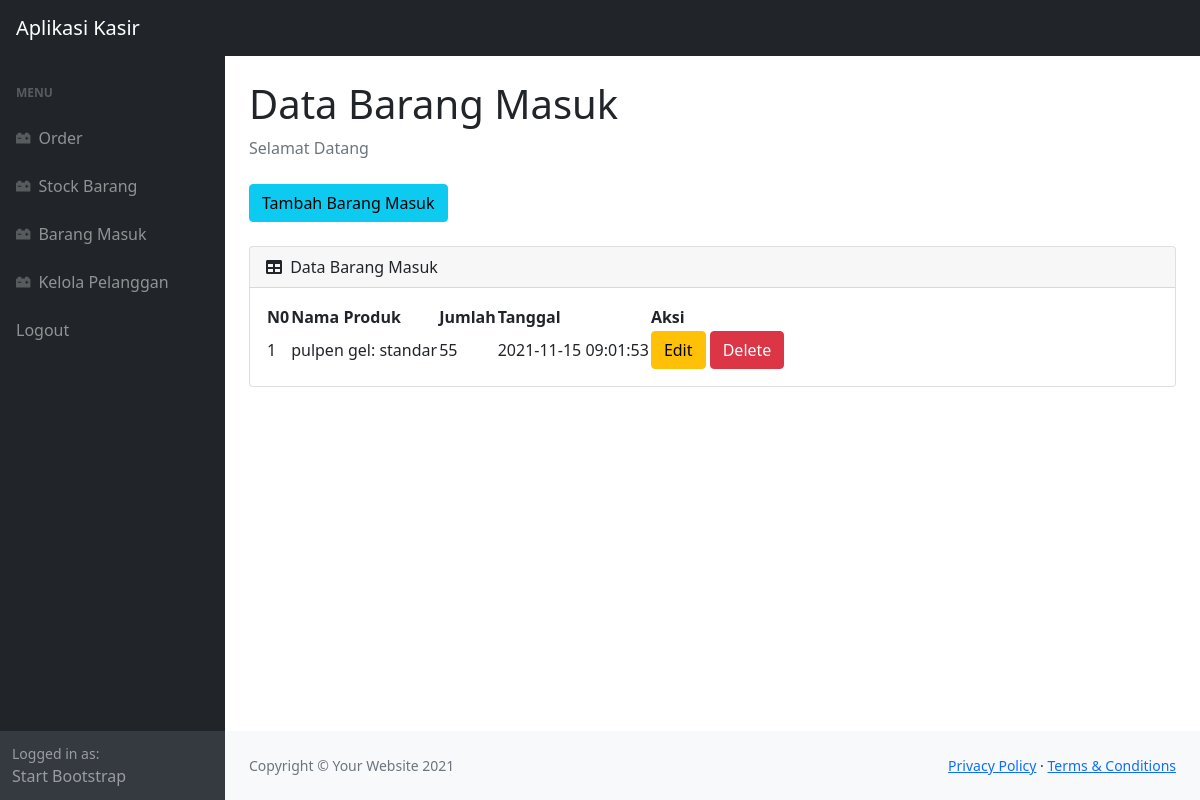
Page /masuk.php (signed in) on the committed database.
### tables this page shows
CREATE TABLE `masuk` (
  `idmasuk` int(11) NOT NULL,
  `idproduk` int(11) NOT NULL,
  `qty` int(11) NOT NULL,
  `tanggalmasuk` timestamp NOT NULL DEFAULT current_timestamp()
);

CREATE TABLE `produk` (
  `idproduk` int(11) NOT NULL,
  `namaproduk` varchar(20) NOT NULL,
  `deskripsi` varchar(30) NOT NULL,
  `harga` int(11) NOT NULL,
  `stock` int(11) NOT NULL
);

### masuk.php (the view, shortened to what this page needs)
<?php
require 'ceklogin.php';
?>
<!DOCTYPE html>
<html lang="en">
    <head>
        <link href="https://cdn.jsdelivr.net/npm/simple-datatables@latest/dist/style.css" rel="stylesheet" />
        <link href="css/styles.css" rel="stylesheet" />
    </head>
    <body class="sb-nav-fixed">
        <nav class="sb-topnav navbar navbar-expand navbar-dark bg-dark">
            <a class="navbar-brand ps-3" href="index.php">Aplikasi Kasir</a>
        </nav>
        <div id="layoutSidenav">
            <div id="layoutSidenav_nav">
                <nav class="sb-sidenav accordion sb-sidenav-dark" id="sidenavAccordion">
                    <div class="sb-sidenav-menu">
                        <div class="nav">
                            <div class="sb-sidenav-menu-heading">Menu</div>
                            <a class="nav-link" href="index.php">
                                <div class="sb-nav-link-icon"><i class="fas fa-car-battery"></i></div>
                                Order
                            </a>
                            <a class="nav-link" href="stock.php">
                                <div class="sb-nav-link-icon"><i class="fas fa-car-battery"></i></div>
                                Stock Barang
                            </a>
                            <a class="nav-link" href="masuk.php">
                                <div class="sb-nav-link-icon"><i class="fas fa-car-battery"></i></div>
                                Barang Masuk
                            </a>
                            <a class="nav-link" href="pelanggan.php">
                                <div class="sb-nav-link-icon"><i class="fas fa-car-battery"></i></div>
                                Kelola Pelanggan
                            </a>
                            <a class="nav-link" href="logout.php">
                                Logout
                            </a>
                        </div>
                    </div>
                    <div class="sb-sidenav-footer">
                        <div class="small">Logged in as:</div>
                        Start Bootstrap
                    </div>
                </nav>
            </div>
            <div id="layoutSidenav_content">
                <main>
                    <div class="container-fluid px-4">
                        <h1 class="mt-4">Data Barang Masuk</h1>
                        <ol class="breadcrumb mb-4">
                            <li class="breadcrumb-item active">Selamat Datang</li>
                        </ol>
                        <button type="button" class="btn btn-info mb-4" data-bs-toggle="modal" data-bs-target="#myModal">
                            Tambah Barang Masuk
                        </button>
                        <div class="card mb-4">
                            <div class="card-header">
                                <i class="fas fa-table me-1"></i>
                                Data Barang Masuk
                            </div>
                            <div class="card-body">
                                <table id="datatablesSimple">
                                    <thead>
                                        <tr>
                                            <th>N0</th>
                                            <th>Nama Produk</th>
                                            <th>Jumlah</th>
                                            <th>Tanggal</th>
                                            <th>Aksi</th>
                                        </tr>
                                    </thead>
                                    <tbody>
                                    <?php
                                    $get = mysqli_query($conn, "select * from masuk m, produk p where m.idproduk=p.idproduk");
                                    $i = 1;
                                    while($p=mysqli_fetch_array($get)){
                                    $namaproduk = $p['namaproduk'];
                                    $deskripsi = $p['deskripsi'];
                                    $qty = $p['qty'];
                                    $tanggal = $p['tanggalmasuk'];
                                    $idmasuk = $p['idmasuk'];
                                    ?>
                                        <tr>
                                            <td><?=$i++;?></td>
                                            <td><?=$namaproduk;?>: <?=$deskripsi;?></td>
                                            <td><?=$qty;?></td>
                                            <td><?=$tanggal;?></td>
                                            <td>
                                                <button type="button" class="btn btn-warning" data-bs-toggle="modal" data-bs-target="#edit<?=$idmasuk;?>">
                                                Edit
                                                </button>
                                                <button type="button" class="btn btn-danger" data-bs-toggle="modal" data-bs-target="#delete<?=$idmasuk;?>">
                                                Delete
                                                </button>
                                            </td>
                                        </tr>
                                    <?php
                                    };
                                    ?>
                                    </tbody>
                                </table>
                            </div>
                        </div>
                    </div>
                </main>
                <footer class="py-4 bg-light mt-auto">
                    <div class="container-fluid px-4">
                        <div class="d-flex align-items-center justify-content-between small">
                            <div class="text-muted">Copyright &copy; Your Website 2021</div>
                            <div>
                                <a href="#">Privacy Policy</a>
                                &middot;
                                <a href="#">Terms &amp; Conditions</a>
                            </div>
                        </div>
                    </div>
                </footer>
            </div>
        </div>
    </body>
</html>

### rows in the picture
masuk: idproduk.namaproduk "pulpen gel", idproduk.deskripsi "standar", qty "55", tanggalmasuk "2021-11-15 09:01:53"
